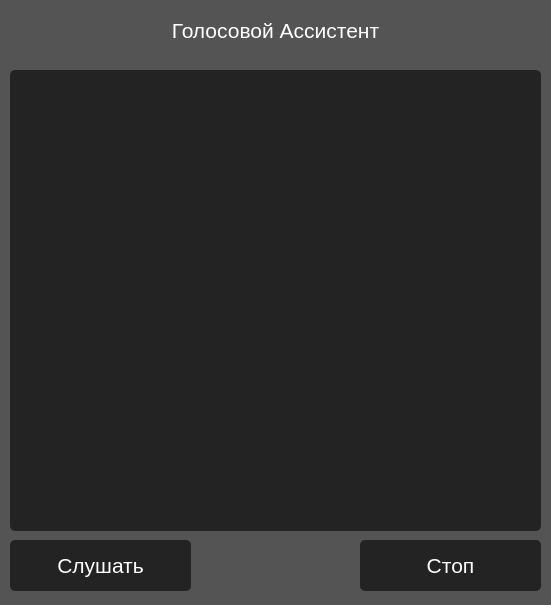
<?xml version="1.0" encoding="UTF-8"?>
<ui version="4.0">
 <class>MainWindow</class>
 <widget class="QMainWindow" name="MainWindow">
  <property name="geometry">
   <rect>
    <x>0</x>
    <y>0</y>
    <width>551</width>
    <height>605</height>
   </rect>
  </property>
  <property name="cursor">
   <cursorShape>ArrowCursor</cursorShape>
  </property>
  <property name="windowTitle">
   <string>MainWindow</string>
  </property>
  <property name="styleSheet">
   <string notr="true">background-color: rgb(84, 84, 84);</string>
  </property>
  <widget class="QWidget" name="centralwidget">
   <widget class="QLabel" name="label">
    <property name="geometry">
     <rect>
      <x>10</x>
      <y>0</y>
      <width>531</width>
      <height>61</height>
     </rect>
    </property>
    <property name="font">
     <font>
      <pointsize>16</pointsize>
     </font>
    </property>
    <property name="styleSheet">
     <string notr="true">color: rgb(255, 255, 255);</string>
    </property>
    <property name="text">
     <string>Голосовой Ассистент</string>
    </property>
    <property name="alignment">
     <set>Qt::AlignCenter</set>
    </property>
   </widget>
   <widget class="QListWidget" name="listWidget">
    <property name="geometry">
     <rect>
      <x>10</x>
      <y>70</y>
      <width>531</width>
      <height>461</height>
     </rect>
    </property>
    <property name="font">
     <font>
      <pointsize>12</pointsize>
     </font>
    </property>
    <property name="styleSheet">
     <string notr="true">color: rgb(255, 255, 255);
background-color: rgb(35, 35, 35);
border-radius: 5px;</string>
    </property>
   </widget>
   <widget class="QPushButton" name="pushButton">
    <property name="geometry">
     <rect>
      <x>10</x>
      <y>540</y>
      <width>181</width>
      <height>51</height>
     </rect>
    </property>
    <property name="font">
     <font>
      <pointsize>16</pointsize>
     </font>
    </property>
    <property name="cursor">
     <cursorShape>PointingHandCursor</cursorShape>
    </property>
    <property name="styleSheet">
     <string notr="true">QPushButton {
	color: rgb(255, 255, 255);
	background-color: rgb(35, 35, 35);
	border-radius: 5px;
}
QPushButton:hover{
	background-color: rgb(0, 0, 0);
}
QPushButton:pressed{
	background-color: rgb(255, 255, 255);
	color: rgb(0, 0, 0);
}</string>
    </property>
    <property name="text">
     <string>Слушать</string>
    </property>
   </widget>
   <widget class="QPushButton" name="pushButton_2">
    <property name="geometry">
     <rect>
      <x>360</x>
      <y>540</y>
      <width>181</width>
      <height>51</height>
     </rect>
    </property>
    <property name="font">
     <font>
      <pointsize>16</pointsize>
     </font>
    </property>
    <property name="cursor">
     <cursorShape>PointingHandCursor</cursorShape>
    </property>
    <property name="styleSheet">
     <string notr="true">QPushButton {
	color: rgb(255, 255, 255);
	background-color: rgb(35, 35, 35);
	border-radius: 5px;
}
QPushButton:hover{
	background-color: rgb(0, 0, 0);
}
QPushButton:pressed{
	background-color: rgb(255, 255, 255);
	color: rgb(0, 0, 0);
}</string>
    </property>
    <property name="text">
     <string>Стоп</string>
    </property>
   </widget>
  </widget>
 </widget>
 <resources/>
 <connections/>
</ui>
